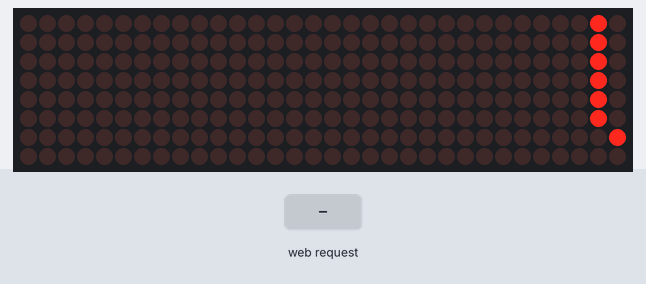
A sketch run on a simulated ESP8266 (Wemos D1 mini). Shown: 32×8 LED matrix. Inputs (shaded band) come from the test bench. WiFi joins after 1.5 s; servers stay silent unless stated; what the sketch prints to the serial monitor is not drawn.

Above: at 1.65 s.
At 2.75 s:
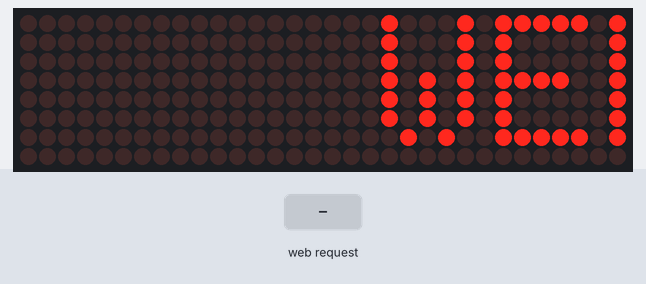
2.8 s: HTTP request GET /CLEAR received
At 2.85 s:
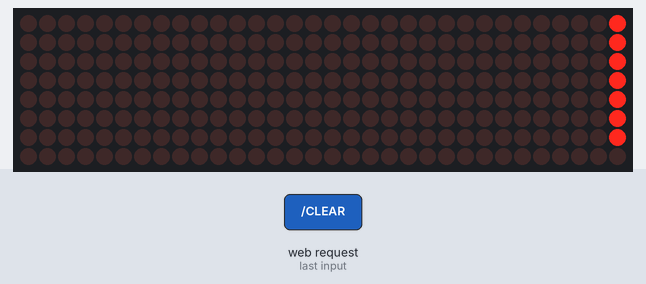

The sketch:

WEMOS_LICHTKRANT.ino
```cpp
/*!
 * @file WEMOS_LICHTKRANT.ino
 * @brief Hoofdprogramma voor de Wemos-lichtkrant binnen het PES restaurantproject.
 *
 * Dit bestand bevat de hoofdlogica voor de Wemos D1 Mini die een MAX7219
 * 32x8 LED-matrix aanstuurt. De Wemos maakt verbinding met het WiFi-netwerk
 * en wacht op berichten van Raspberry Pi-A.
 *
 * Binnenkomende berichten worden verwerkt als commando voor de lichtkrant.
 * Een normaal tekstbericht wordt direct weergegeven op de LED-matrix. Het
 * commando "SPEED:" past de scrollsnelheid aan en het commando "CLEAR" wist
 * de lichtkrant.
 *
 * De lichtkrant wordt gebruikt om informatie of meldingen zichtbaar te maken
 * binnen het restaurantgedeelte van het PES-project.
 *
 * @author Haki Abdulovski
 * @date 2026
 */

#include "WifiServerManager.h"
#include "Lichtkrant.h"

/*!
 * @brief Type MAX7219-hardware dat gebruikt wordt door de LED-matrix.
 *
 * Deze definitie geeft aan welk type MAX7219-module gebruikt wordt.
 * FC16_HW wordt vaak gebruikt bij 8x8 en 32x8 MAX7219 LED-matrix modules.
 */
#define HARDWARE_TYPE MD_MAX72XX::FC16_HW

/*!
 * @brief Aantal gekoppelde MAX7219-modules.
 *
 * De lichtkrant bestaat uit 4 gekoppelde 8x8 LED-matrix modules.
 * Samen vormen deze een 32x8 LED-matrix.
 */
#define MAX_DEVICES   4

/*!
 * @brief Chip-select pin voor de SPI-communicatie met de MAX7219.
 *
 * Deze pin wordt gebruikt om de MAX7219 LED-matrix via SPI aan te sturen.
 */
#define CS_PIN        D8

/*!
 * @brief Object voor WiFi- en socketcommunicatie met Raspberry Pi-A.
 *
 * Dit object beheert de WiFi-verbinding en TCP-server op de Wemos D1 Mini.
 * Raspberry Pi-A kan als client verbinden en tekstcommando's naar de
 * lichtkrant sturen.
 */
WifiServerManager wifi("RasberrypiWifi", "raspberry1#");

/*!
 * @brief Object voor het aansturen van de MAX7219 LED-lichtkrant.
 *
 * Dit object beheert de LED-matrix, waaronder initialisatie, tekstweergave,
 * scrollsnelheid en het uitzetten van de display.
 */
Lichtkrant lichtkrant(HARDWARE_TYPE, CS_PIN, MAX_DEVICES);

/*!
 * @brief Verwerkt een ontvangen tekstbericht of commando.
 *
 * Deze functie vertaalt een ontvangen bericht van Raspberry Pi-A naar een
 * actie op de lichtkrant.
 *
 * @param bericht Het ontvangen bericht of commando.
 */
void verwerkBericht(String bericht);

/*!
 * @brief Initialiseert de seriële communicatie, WiFi-server en lichtkrant.
 *
 * Deze functie wordt één keer uitgevoerd wanneer de Wemos D1 Mini opstart.
 * De seriële monitor wordt gestart voor debug-informatie. Daarna wordt de
 * WiFi-server gestart en wordt de lichtkrant geïnitialiseerd.
 */
void setup()
{
    Serial.begin(115200);

    wifi.begin();
    lichtkrant.begin();
}

/*!
 * @brief Hoofdlus van het programma.
 *
 * Deze functie wordt continu herhaald zolang de Wemos D1 Mini actief is.
 * Eerst wordt gecontroleerd of er een client verbonden is. Daarna wordt een
 * eventueel ontvangen bericht gelezen en verwerkt.
 *
 * Aan het einde van de loop wordt de lichtkrant bijgewerkt, zodat de tekst
 * blijft scrollen over de LED-matrix.
 */
void loop()
{
    wifi.checkClient();

    String bericht = wifi.readMessage();

    if (bericht.length() > 0)
    {
        verwerkBericht(bericht);
    }

    lichtkrant.update();
}

/*!
 * @brief Vertaalt een binnenkomend commando naar een actie op de lichtkrant.
 *
 * Als het bericht begint met "SPEED:", wordt het getal achter dit commando
 * gebruikt als nieuwe scrollsnelheid.
 *
 * Als het bericht gelijk is aan "CLEAR", wordt de lichtkrant leeg gemaakt en
 * uitgezet.
 *
 * Alle andere berichten worden behandeld als tekst die op de lichtkrant moet
 * worden weergegeven.
 *
 * @param bericht Het ontvangen bericht van Raspberry Pi-A.
 */
void verwerkBericht(String bericht)
{
    if (bericht.startsWith("SPEED:"))
    {
        int snelheid = bericht.substring(6).toInt();
        lichtkrant.setSnelheid(snelheid);
    }
    else if (bericht == "CLEAR")
    {
        lichtkrant.uitzetten();
    }
    else
    {
        lichtkrant.setTekst(bericht);
    }
}
```

Lichtkrant.cpp
```cpp
/*!
 * @file Lichtkrant.cpp
 * @brief Implementatie van de Lichtkrant-klasse.
 *
 * Dit bestand bevat de functies voor het aansturen van de MAX7219 LED-matrix.
 * De klasse gebruikt de MD_Parola-library om tekst te tonen en te laten
 * scrollen over de lichtkrant.
 *
 * Binnen het PES restaurantproject wordt deze module gebruikt om berichten
 * zichtbaar te maken op een 32x8 LED-matrix.
 *
 * @author Haki Abdulovski
 * @date 2026
 */

#include "Lichtkrant.h"

/*!
 * @brief Constructor van de Lichtkrant-klasse.
 *
 * Deze constructor maakt het displayobject aan met het opgegeven hardwaretype,
 * de chip-select pin en het aantal gekoppelde MAX7219-modules. Daarnaast wordt
 * een standaard scrollsnelheid ingesteld, wordt de displaystatus op actief
 * gezet en wordt een standaard welkomsttekst opgeslagen.
 *
 * @param hardware Het type MAX7219-hardware dat gebruikt wordt.
 * @param csPin De chip-select pin voor SPI-communicatie.
 * @param aantalDevices Het aantal gekoppelde MAX7219-modules.
 */
Lichtkrant::Lichtkrant(MD_MAX72XX::moduleType_t hardware, int csPin, int aantalDevices)
    : display(hardware, csPin, aantalDevices)
{
    scrollSpeed = 100;
    displayAan = true;
    strcpy(tekst, "WELKOM BIJ DE LICHTKRANT");
}

/*!
 * @brief Initialiseert de MAX7219 LED-matrix.
 *
 * Deze functie start de display, stelt de helderheid in, wist eventuele oude
 * inhoud en toont daarna de standaardtekst.
 */
void Lichtkrant::begin() {
    display.begin();
    display.setIntensity(5);
    display.displayClear();

    toonTekst();
}

/*!
 * @brief Zet de actuele tekst op de display.
 *
 * Deze hulpfunctie wist de display en start een scrollanimatie met de tekst
 * die in de interne tekstbuffer staat. De tekst wordt gecentreerd en scrollt
 * naar links met de ingestelde scrollsnelheid.
 */
void Lichtkrant::toonTekst() {
    display.displayClear();
    display.displayScroll(tekst,
                          PA_CENTER,
                          PA_SCROLL_LEFT,
                          scrollSpeed);
    display.displayReset();
}

/*!
 * @brief Stelt een nieuwe tekst in voor de lichtkrant.
 *
 * Deze functie schakelt de display weer aan, zet de ontvangen String om naar
 * een C-string en slaat deze op in de interne tekstbuffer. Daarna wordt de
 * tekst direct opnieuw op de display gestart.
 *
 * @param nieuweTekst De nieuwe tekst die op de lichtkrant moet verschijnen.
 */
void Lichtkrant::setTekst(String nieuweTekst) {
    displayAan = true;

    nieuweTekst.toCharArray(tekst, sizeof(tekst));

    toonTekst();
}

/*!
 * @brief Past de scrollsnelheid van de lichtkrant aan.
 *
 * Deze functie slaat de nieuwe snelheid op en toont deze via de seriële monitor.
 * Als de display actief is, wordt de tekst opnieuw gestart met de nieuwe
 * scrollsnelheid.
 *
 * @param snelheid De nieuwe scrollsnelheid.
 */
void Lichtkrant::setSnelheid(int snelheid) {
    scrollSpeed = snelheid;

    Serial.print("Nieuwe snelheid: ");
    Serial.println(scrollSpeed);

    if (displayAan) {
        toonTekst();
    }
}

/*!
 * @brief Zet de lichtkrant uit en maakt de display leeg.
 *
 * Deze functie zet de interne displaystatus op uit en wist de LED-matrix.
 * Hierdoor wordt er geen tekst meer weergegeven.
 */
void Lichtkrant::uitzetten() {
    displayAan = false;
    display.displayClear();
    display.displayShutdown(false); // display legen
}

/*!
 * @brief Werkt de scrollanimatie van de lichtkrant bij.
 *
 * Deze functie controleert of de display actief is en of de animatie een stap
 * verder kan. Als de huidige animatie klaar is, wordt de display opnieuw
 * gereset zodat de tekst blijft scrollen.
 */
void Lichtkrant::update() {
    if (displayAan && display.displayAnimate()) {
        display.displayReset();
    }
}
```

Lichtkrant.h
```cpp
/*!
 * @file Lichtkrant.h
 * @brief Declaratie van de Lichtkrant-klasse.
 *
 * Dit headerbestand bevat de klasse die verantwoordelijk is voor het aansturen
 * van de MAX7219 LED-matrix. De klasse gebruikt de MD_Parola-library om tekst
 * te scrollen over de lichtkrant.
 *
 * Binnen het PES restaurantproject wordt deze klasse gebruikt om tekstberichten
 * zichtbaar te maken op een 32x8 LED-matrix.
 *
 * @author Haki Abdulovski
 * @date 2026
 */

#ifndef LICHTKRANT_H
#define LICHTKRANT_H

#include <MD_Parola.h>
#include <MD_MAX72xx.h>
#include <SPI.h>

/*!
 * @class Lichtkrant
 * @brief Klasse voor het aansturen van een MAX7219 LED-lichtkrant.
 *
 * De Lichtkrant-klasse beheert de tekstweergave op een MAX7219 LED-matrix.
 * De klasse kan de display initialiseren, tekst laten scrollen, de snelheid
 * aanpassen, de display leegmaken en de animatie bijwerken.
 *
 * Deze klasse vormt de hardware-aansturing van de lichtkrantmodule binnen
 * het PES restaurantproject.
 */
class Lichtkrant {
private:
    /*!
     * @brief Displayobject van de MD_Parola-library.
     *
     * Dit object verzorgt de directe aansturing van de MAX7219 LED-matrix
     * en wordt gebruikt voor tekstweergave en animatie.
     */
    MD_Parola display;

    /*!
     * @brief Buffer waarin de actuele tekst voor de lichtkrant wordt opgeslagen.
     *
     * De tekst wordt als C-string opgeslagen, zodat deze door de MD_Parola-
     * library gebruikt kan worden voor het scrollen op de LED-matrix.
     */
    char tekst[100];

    /*!
     * @brief Scrollsnelheid van de tekst op de lichtkrant.
     *
     * Deze waarde bepaalt hoe snel de tekst over de LED-matrix beweegt.
     */
    int scrollSpeed;

    /*!
     * @brief Geeft aan of de display actief is.
     *
     * Als deze waarde true is, wordt de tekst geanimeerd. Als deze waarde
     * false is, wordt de display leeg gehouden.
     */
    bool displayAan;

    /*!
     * @brief Zet de huidige tekst met de huidige snelheid op de display.
     *
     * Deze hulpfunctie wist eerst de display en start daarna de scrollanimatie
     * opnieuw met de opgeslagen tekst en scrollsnelheid.
     */
    void toonTekst();

public:
    /*!
     * @brief Constructor van de Lichtkrant-klasse.
     *
     * Deze constructor initialiseert het displayobject met het opgegeven
     * hardwaretype, de chip-select pin en het aantal gekoppelde MAX7219-modules.
     *
     * @param hardware Het type MAX7219-hardware dat gebruikt wordt.
     * @param csPin De chip-select pin voor SPI-communicatie.
     * @param aantalDevices Het aantal gekoppelde MAX7219-modules.
     */
    Lichtkrant(MD_MAX72XX::moduleType_t hardware, int csPin, int aantalDevices);

    /*!
     * @brief Initialiseert de LED-matrix.
     *
     * Deze functie start de display, stelt de helderheid in, wist de display
     * en toont de standaardtekst.
     */
    void begin();

    /*!
     * @brief Zet een nieuwe tekst op de lichtkrant.
     *
     * Deze functie schakelt de display aan, slaat de nieuwe tekst op in de
     * interne buffer en start daarna de scrollweergave opnieuw.
     *
     * @param nieuweTekst De tekst die op de lichtkrant weergegeven moet worden.
     */
    void setTekst(String nieuweTekst);

    /*!
     * @brief Past de scrollsnelheid van de lichtkrant aan.
     *
     * Deze functie verandert de snelheid waarmee de tekst over de display
     * beweegt. Als de display actief is, wordt de tekst opnieuw gestart met
     * de nieuwe snelheid.
     *
     * @param snelheid De nieuwe scrollsnelheid.
     */
    void setSnelheid(int snelheid);

    /*!
     * @brief Maakt de display leeg en zet de lichtkrant uit.
     *
     * Deze functie stopt de actieve weergave en wist de LED-matrix.
     */
    void uitzetten();

    /*!
     * @brief Werkt de scrollanimatie van de lichtkrant bij.
     *
     * Deze functie moet continu in de loop worden aangeroepen. Wanneer de
     * display actief is en de animatie klaar is met één scrollstap, wordt de
     * animatie opnieuw gestart.
     */
    void update();
};

#endif
```

WifiServerManager.cpp
```cpp
/*!
 * @file WifiServerManager.cpp
 * @brief Implementatie van de WifiServerManager-klasse.
 *
 * Dit bestand bevat de functies voor het opzetten en beheren van de WiFi-
 * en TCP-servercommunicatie op de Wemos D1 Mini.
 *
 * Binnen de Wemos-lichtkrantmodule zorgt deze klasse ervoor dat Raspberry Pi-A
 * verbinding kan maken en berichten kan sturen naar de Wemos. Deze berichten
 * worden vervolgens gebruikt om de tekst of instellingen van de lichtkrant aan
 * te passen.
 *
 * @author Haki Abdulovski
 * @date 2026
 */

#include "WifiServerManager.h"

/*!
 * @brief Constructor van de WifiServerManager-klasse.
 *
 * Deze constructor slaat de SSID en het wachtwoord van het WiFi-netwerk op
 * en initialiseert de TCP-server op de meegegeven poort.
 *
 * @param s De naam van het WiFi-netwerk waarmee de Wemos verbinding maakt.
 * @param p Het wachtwoord van het WiFi-netwerk.
 * @param port De TCP-poort waarop de server luistert.
 */
WifiServerManager::WifiServerManager(const char* s, const char* p, uint16_t port) : server(port)
{
    ssid = s;
    password = p;
}

/*!
 * @brief Start de WiFi-verbinding en de TCP-server.
 *
 * Deze functie stelt eerst de hostname van de Wemos in op "WemosLichtkrant".
 * Daarna wordt verbinding gemaakt met het opgegeven WiFi-netwerk.
 *
 * Zolang de Wemos nog niet verbonden is, wordt via de seriële monitor een punt
 * weergegeven. Zodra de verbinding actief is, wordt de TCP-server gestart en
 * wordt het IP-adres van de Wemos getoond.
 */
void WifiServerManager::begin() {
    WiFi.hostname("WemosLichtkrant");
    WiFi.begin(ssid, password);

    while (WiFi.status() != WL_CONNECTED) {
        delay(500);
        Serial.print(".");
    }

    server.begin();

    Serial.println();
    Serial.println("WiFi connected");
    Serial.println(WiFi.localIP());
}

/*!
 * @brief Controleert en beheert de actieve clientverbinding.
 *
 * Als er nog data klaarstaat van de huidige client, wordt de client niet
 * vervangen. Hierdoor wordt voorkomen dat een bericht verloren gaat.
 *
 * Als er geen actieve client is, controleert de functie of er een nieuwe
 * client verbinding wil maken met de TCP-server. Wanneer een client verbonden
 * is, wordt dit gemeld via de seriële monitor.
 */
void WifiServerManager::checkClient()
{
    // Als er nog data klaarstaat van de huidige client, niet vervangen
    if(client && client.available())
    {
        return;
    }

    if(!client || !client.connected())
    {
        WiFiClient newClient = server.available();

        if(newClient)
        {
            client = newClient;
            Serial.println("Client connected!");
        }
    }
}

/*!
 * @brief Verstuurt een tekstbericht naar de verbonden client.
 *
 * Deze functie controleert eerst of er een client verbonden is. Als dat zo is,
 * wordt het bericht via de TCP-verbinding verstuurd.
 *
 * Het bericht wordt ook op de seriële monitor weergegeven voor debugging.
 *
 * @param message Het bericht dat naar de client verstuurd moet worden.
 */
void WifiServerManager::sendMessage(String message) {
    if (client && client.connected()) {
        client.println(message);
    }

    Serial.println(message);
}

/*!
 * @brief Leest een bericht van de verbonden client.
 *
 * Deze functie controleert of er een actieve client is en of er data beschikbaar
 * is. Als er data beschikbaar is, wordt het bericht gelezen tot aan het newline-
 * teken. Daarna wordt witruimte verwijderd en wordt het bericht weergegeven
 * op de seriële monitor.
 *
 * Als er geen bericht beschikbaar is, wordt een lege String teruggegeven.
 *
 * @return Het ontvangen bericht als String, of een lege String als er geen
 * bericht beschikbaar is.
 */
String WifiServerManager::readMessage()
{
    if (client && client.available())
    {
        String message = client.readStringUntil('\n');
        message.trim();

        Serial.print("Ontvangen: ");
        Serial.println(message);

        return message;
    }

    return "";
}
```

Source omitted: WifiServerManager.h (3232 bytes)

Measured:
- after the input at 2.8 s, the display: changes at once (image 2)
